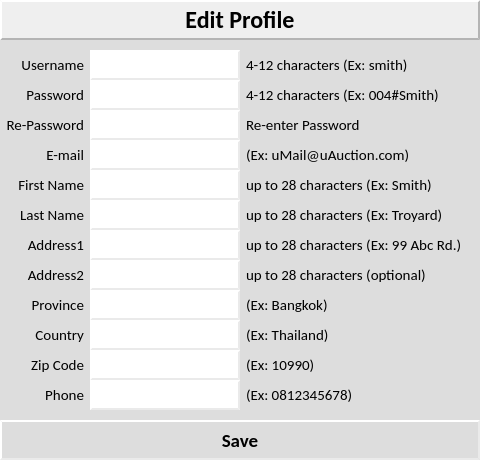
<?xml version="1.0" encoding="UTF-8"?>
<ui version="4.0">
 <class>Form</class>
 <widget class="QWidget" name="Form">
  <property name="geometry">
   <rect>
    <x>0</x>
    <y>0</y>
    <width>480</width>
    <height>460</height>
   </rect>
  </property>
  <property name="windowTitle">
   <string>Form</string>
  </property>
  <property name="styleSheet">
   <string notr="true">
QWidget#Form
{
	background-color: rgb(221, 221, 221);
}


QWidget
{
	background-color: rgb(221, 221, 221);
}

QWidget#label_00_title
{
	background-color: rgb(239, 239, 239);
}

QPushButton {
	background-color: qlineargradient(x1:0, y1:0, x2:1, y2:1,
stop:0 rgba(234, 234, 234, 255), 
stop:0.5 rgba(249, 249, 249, 255),
stop:1 rgba(234, 234, 234, 255));
	border-style: outset;
    border-width: 2px;
    border-color: rgba(234, 234, 234, 255)
 }

 QPushButton:pressed {
	background-color: rgb(221, 221, 221);
 }

 QPushButton:hover {
	 background-color: qlineargradient(x1:0, y1:0, x2:1, y2:1,
stop:0 rgba(229, 229, 229, 255), 
stop:0.5 rgba(221, 221, 221, 255),
stop:1 rgba(229, 229, 229, 221));
    border-color: rgba(221, 128, 32, 255)
 }


QLineEdit {
	background-color:  rgba(255, 255, 255, 255);
	border-style: outset;
    border-width: 2px;
    border-color: rgba(234, 234, 234, 255)
 }

QLabel
{
    padding: 3px;
}

QLabel#label_00_title
{
	border-style: outset;
    border-width: 2px;
    border-color: rgba(180, 180, 180, 255)
}
</string>
  </property>
  <widget class="QLabel" name="label_01_username">
   <property name="geometry">
    <rect>
     <x>0</x>
     <y>50</y>
     <width>90</width>
     <height>30</height>
    </rect>
   </property>
   <property name="font">
    <font>
     <family>Calibri</family>
     <pointsize>11</pointsize>
    </font>
   </property>
   <property name="text">
    <string>Username</string>
   </property>
   <property name="alignment">
    <set>Qt::AlignRight|Qt::AlignTrailing|Qt::AlignVCenter</set>
   </property>
  </widget>
  <widget class="QLineEdit" name="lineEdit_01_username">
   <property name="geometry">
    <rect>
     <x>90</x>
     <y>50</y>
     <width>150</width>
     <height>30</height>
    </rect>
   </property>
   <property name="font">
    <font>
     <family>Calibri</family>
     <pointsize>10</pointsize>
    </font>
   </property>
  </widget>
  <widget class="QPushButton" name="pushButton_editProfile">
   <property name="geometry">
    <rect>
     <x>0</x>
     <y>420</y>
     <width>480</width>
     <height>40</height>
    </rect>
   </property>
   <property name="font">
    <font>
     <family>Calibri</family>
     <pointsize>14</pointsize>
     <weight>75</weight>
     <bold>true</bold>
    </font>
   </property>
   <property name="text">
    <string>Save</string>
   </property>
  </widget>
  <widget class="QLabel" name="label_00_title">
   <property name="geometry">
    <rect>
     <x>0</x>
     <y>0</y>
     <width>480</width>
     <height>40</height>
    </rect>
   </property>
   <property name="font">
    <font>
     <family>Calibri</family>
     <pointsize>18</pointsize>
     <weight>75</weight>
     <bold>true</bold>
    </font>
   </property>
   <property name="text">
    <string>Edit Profile</string>
   </property>
   <property name="alignment">
    <set>Qt::AlignCenter</set>
   </property>
  </widget>
  <widget class="QLabel" name="label_02_password">
   <property name="geometry">
    <rect>
     <x>0</x>
     <y>80</y>
     <width>90</width>
     <height>30</height>
    </rect>
   </property>
   <property name="font">
    <font>
     <family>Calibri</family>
     <pointsize>11</pointsize>
    </font>
   </property>
   <property name="text">
    <string>Password</string>
   </property>
   <property name="alignment">
    <set>Qt::AlignRight|Qt::AlignTrailing|Qt::AlignVCenter</set>
   </property>
  </widget>
  <widget class="QLabel" name="label_05_firstname">
   <property name="geometry">
    <rect>
     <x>0</x>
     <y>170</y>
     <width>90</width>
     <height>30</height>
    </rect>
   </property>
   <property name="font">
    <font>
     <family>Calibri</family>
     <pointsize>11</pointsize>
    </font>
   </property>
   <property name="text">
    <string>First Name</string>
   </property>
   <property name="alignment">
    <set>Qt::AlignRight|Qt::AlignTrailing|Qt::AlignVCenter</set>
   </property>
  </widget>
  <widget class="QLabel" name="label_03_repassword">
   <property name="geometry">
    <rect>
     <x>0</x>
     <y>110</y>
     <width>90</width>
     <height>30</height>
    </rect>
   </property>
   <property name="font">
    <font>
     <family>Calibri</family>
     <pointsize>11</pointsize>
    </font>
   </property>
   <property name="text">
    <string>Re-Password</string>
   </property>
   <property name="alignment">
    <set>Qt::AlignRight|Qt::AlignTrailing|Qt::AlignVCenter</set>
   </property>
  </widget>
  <widget class="QLabel" name="label_08_address2">
   <property name="geometry">
    <rect>
     <x>0</x>
     <y>260</y>
     <width>90</width>
     <height>30</height>
    </rect>
   </property>
   <property name="font">
    <font>
     <family>Calibri</family>
     <pointsize>11</pointsize>
    </font>
   </property>
   <property name="text">
    <string>Address2</string>
   </property>
   <property name="alignment">
    <set>Qt::AlignRight|Qt::AlignTrailing|Qt::AlignVCenter</set>
   </property>
  </widget>
  <widget class="QLabel" name="label_09_province">
   <property name="geometry">
    <rect>
     <x>0</x>
     <y>290</y>
     <width>90</width>
     <height>30</height>
    </rect>
   </property>
   <property name="font">
    <font>
     <family>Calibri</family>
     <pointsize>11</pointsize>
    </font>
   </property>
   <property name="text">
    <string>Province</string>
   </property>
   <property name="alignment">
    <set>Qt::AlignRight|Qt::AlignTrailing|Qt::AlignVCenter</set>
   </property>
  </widget>
  <widget class="QLabel" name="label_07_address1">
   <property name="geometry">
    <rect>
     <x>0</x>
     <y>230</y>
     <width>90</width>
     <height>30</height>
    </rect>
   </property>
   <property name="font">
    <font>
     <family>Calibri</family>
     <pointsize>11</pointsize>
    </font>
   </property>
   <property name="text">
    <string>Address1</string>
   </property>
   <property name="alignment">
    <set>Qt::AlignRight|Qt::AlignTrailing|Qt::AlignVCenter</set>
   </property>
  </widget>
  <widget class="QLabel" name="label_06_lastname">
   <property name="geometry">
    <rect>
     <x>0</x>
     <y>200</y>
     <width>90</width>
     <height>30</height>
    </rect>
   </property>
   <property name="font">
    <font>
     <family>Calibri</family>
     <pointsize>11</pointsize>
    </font>
   </property>
   <property name="text">
    <string>Last Name</string>
   </property>
   <property name="alignment">
    <set>Qt::AlignRight|Qt::AlignTrailing|Qt::AlignVCenter</set>
   </property>
  </widget>
  <widget class="QLabel" name="label_11_zipcode">
   <property name="geometry">
    <rect>
     <x>0</x>
     <y>350</y>
     <width>90</width>
     <height>30</height>
    </rect>
   </property>
   <property name="font">
    <font>
     <family>Calibri</family>
     <pointsize>11</pointsize>
    </font>
   </property>
   <property name="text">
    <string>Zip Code</string>
   </property>
   <property name="alignment">
    <set>Qt::AlignRight|Qt::AlignTrailing|Qt::AlignVCenter</set>
   </property>
  </widget>
  <widget class="QLabel" name="label_10_country">
   <property name="geometry">
    <rect>
     <x>0</x>
     <y>320</y>
     <width>90</width>
     <height>30</height>
    </rect>
   </property>
   <property name="font">
    <font>
     <family>Calibri</family>
     <pointsize>11</pointsize>
    </font>
   </property>
   <property name="text">
    <string>Country</string>
   </property>
   <property name="alignment">
    <set>Qt::AlignRight|Qt::AlignTrailing|Qt::AlignVCenter</set>
   </property>
  </widget>
  <widget class="QLabel" name="label_10_country_detail">
   <property name="geometry">
    <rect>
     <x>240</x>
     <y>320</y>
     <width>240</width>
     <height>30</height>
    </rect>
   </property>
   <property name="font">
    <font>
     <family>Calibri</family>
     <pointsize>11</pointsize>
    </font>
   </property>
   <property name="text">
    <string>(Ex: Thailand)</string>
   </property>
   <property name="alignment">
    <set>Qt::AlignLeading|Qt::AlignLeft|Qt::AlignVCenter</set>
   </property>
  </widget>
  <widget class="QLabel" name="label_07_address1_detail">
   <property name="geometry">
    <rect>
     <x>240</x>
     <y>230</y>
     <width>240</width>
     <height>30</height>
    </rect>
   </property>
   <property name="font">
    <font>
     <family>Calibri</family>
     <pointsize>11</pointsize>
    </font>
   </property>
   <property name="text">
    <string>up to 28 characters (Ex: 99 Abc Rd.)</string>
   </property>
   <property name="alignment">
    <set>Qt::AlignLeading|Qt::AlignLeft|Qt::AlignVCenter</set>
   </property>
  </widget>
  <widget class="QLabel" name="label_06_lastname_detail">
   <property name="geometry">
    <rect>
     <x>240</x>
     <y>200</y>
     <width>240</width>
     <height>30</height>
    </rect>
   </property>
   <property name="font">
    <font>
     <family>Calibri</family>
     <pointsize>11</pointsize>
    </font>
   </property>
   <property name="text">
    <string>up to 28 characters (Ex: Troyard)</string>
   </property>
   <property name="alignment">
    <set>Qt::AlignLeading|Qt::AlignLeft|Qt::AlignVCenter</set>
   </property>
  </widget>
  <widget class="QLabel" name="label_05_firstname_detail">
   <property name="geometry">
    <rect>
     <x>240</x>
     <y>170</y>
     <width>240</width>
     <height>30</height>
    </rect>
   </property>
   <property name="font">
    <font>
     <family>Calibri</family>
     <pointsize>11</pointsize>
    </font>
   </property>
   <property name="text">
    <string>up to 28 characters (Ex: Smith)</string>
   </property>
   <property name="alignment">
    <set>Qt::AlignLeading|Qt::AlignLeft|Qt::AlignVCenter</set>
   </property>
  </widget>
  <widget class="QLabel" name="label_09_province_detail">
   <property name="geometry">
    <rect>
     <x>240</x>
     <y>290</y>
     <width>240</width>
     <height>30</height>
    </rect>
   </property>
   <property name="font">
    <font>
     <family>Calibri</family>
     <pointsize>11</pointsize>
    </font>
   </property>
   <property name="text">
    <string>(Ex: Bangkok)</string>
   </property>
   <property name="alignment">
    <set>Qt::AlignLeading|Qt::AlignLeft|Qt::AlignVCenter</set>
   </property>
  </widget>
  <widget class="QLabel" name="label_08_address2_detail">
   <property name="geometry">
    <rect>
     <x>240</x>
     <y>260</y>
     <width>240</width>
     <height>30</height>
    </rect>
   </property>
   <property name="font">
    <font>
     <family>Calibri</family>
     <pointsize>11</pointsize>
    </font>
   </property>
   <property name="text">
    <string>up to 28 characters (optional)</string>
   </property>
   <property name="alignment">
    <set>Qt::AlignLeading|Qt::AlignLeft|Qt::AlignVCenter</set>
   </property>
  </widget>
  <widget class="QLabel" name="label_03_repassword_detail">
   <property name="geometry">
    <rect>
     <x>240</x>
     <y>110</y>
     <width>240</width>
     <height>30</height>
    </rect>
   </property>
   <property name="font">
    <font>
     <family>Calibri</family>
     <pointsize>11</pointsize>
    </font>
   </property>
   <property name="text">
    <string>Re-enter Password</string>
   </property>
   <property name="alignment">
    <set>Qt::AlignLeading|Qt::AlignLeft|Qt::AlignVCenter</set>
   </property>
  </widget>
  <widget class="QLabel" name="label_02_password_detail">
   <property name="geometry">
    <rect>
     <x>240</x>
     <y>80</y>
     <width>240</width>
     <height>30</height>
    </rect>
   </property>
   <property name="font">
    <font>
     <family>Calibri</family>
     <pointsize>11</pointsize>
    </font>
   </property>
   <property name="text">
    <string>4-12 characters (Ex: 004#Smith)</string>
   </property>
   <property name="alignment">
    <set>Qt::AlignLeading|Qt::AlignLeft|Qt::AlignVCenter</set>
   </property>
  </widget>
  <widget class="QLabel" name="label_11_zipcode_detail">
   <property name="geometry">
    <rect>
     <x>240</x>
     <y>350</y>
     <width>240</width>
     <height>30</height>
    </rect>
   </property>
   <property name="font">
    <font>
     <family>Calibri</family>
     <pointsize>11</pointsize>
    </font>
   </property>
   <property name="text">
    <string>(Ex: 10990)</string>
   </property>
   <property name="alignment">
    <set>Qt::AlignLeading|Qt::AlignLeft|Qt::AlignVCenter</set>
   </property>
  </widget>
  <widget class="QLabel" name="label_01_username_detail">
   <property name="geometry">
    <rect>
     <x>240</x>
     <y>50</y>
     <width>240</width>
     <height>30</height>
    </rect>
   </property>
   <property name="font">
    <font>
     <family>Calibri</family>
     <pointsize>11</pointsize>
    </font>
   </property>
   <property name="text">
    <string>4-12 characters (Ex: smith)</string>
   </property>
   <property name="alignment">
    <set>Qt::AlignLeading|Qt::AlignLeft|Qt::AlignVCenter</set>
   </property>
  </widget>
  <widget class="QLineEdit" name="lineEdit_02_password">
   <property name="geometry">
    <rect>
     <x>90</x>
     <y>80</y>
     <width>150</width>
     <height>30</height>
    </rect>
   </property>
   <property name="font">
    <font>
     <family>Calibri</family>
     <pointsize>10</pointsize>
    </font>
   </property>
  </widget>
  <widget class="QLineEdit" name="lineEdit_05_firstname">
   <property name="geometry">
    <rect>
     <x>90</x>
     <y>170</y>
     <width>150</width>
     <height>30</height>
    </rect>
   </property>
   <property name="font">
    <font>
     <family>Calibri</family>
     <pointsize>10</pointsize>
    </font>
   </property>
  </widget>
  <widget class="QLineEdit" name="lineEdit_03_repassword">
   <property name="geometry">
    <rect>
     <x>90</x>
     <y>110</y>
     <width>150</width>
     <height>30</height>
    </rect>
   </property>
   <property name="font">
    <font>
     <family>Calibri</family>
     <pointsize>10</pointsize>
    </font>
   </property>
  </widget>
  <widget class="QLineEdit" name="lineEdit_08_address2">
   <property name="geometry">
    <rect>
     <x>90</x>
     <y>260</y>
     <width>150</width>
     <height>30</height>
    </rect>
   </property>
   <property name="font">
    <font>
     <family>Calibri</family>
     <pointsize>10</pointsize>
    </font>
   </property>
  </widget>
  <widget class="QLineEdit" name="lineEdit_07_address1">
   <property name="geometry">
    <rect>
     <x>90</x>
     <y>230</y>
     <width>150</width>
     <height>30</height>
    </rect>
   </property>
   <property name="font">
    <font>
     <family>Calibri</family>
     <pointsize>10</pointsize>
    </font>
   </property>
  </widget>
  <widget class="QLineEdit" name="lineEdit_06_lastname">
   <property name="geometry">
    <rect>
     <x>90</x>
     <y>200</y>
     <width>150</width>
     <height>30</height>
    </rect>
   </property>
   <property name="font">
    <font>
     <family>Calibri</family>
     <pointsize>10</pointsize>
    </font>
   </property>
  </widget>
  <widget class="QLineEdit" name="lineEdit_09_province">
   <property name="geometry">
    <rect>
     <x>90</x>
     <y>290</y>
     <width>150</width>
     <height>30</height>
    </rect>
   </property>
   <property name="font">
    <font>
     <family>Calibri</family>
     <pointsize>10</pointsize>
    </font>
   </property>
  </widget>
  <widget class="QLineEdit" name="lineEdit_10_country">
   <property name="geometry">
    <rect>
     <x>90</x>
     <y>320</y>
     <width>150</width>
     <height>30</height>
    </rect>
   </property>
   <property name="font">
    <font>
     <family>Calibri</family>
     <pointsize>10</pointsize>
    </font>
   </property>
  </widget>
  <widget class="QLineEdit" name="lineEdit_11_zipcode">
   <property name="geometry">
    <rect>
     <x>90</x>
     <y>350</y>
     <width>150</width>
     <height>30</height>
    </rect>
   </property>
   <property name="font">
    <font>
     <family>Calibri</family>
     <pointsize>10</pointsize>
    </font>
   </property>
  </widget>
  <widget class="QLineEdit" name="lineEdit_04_email">
   <property name="geometry">
    <rect>
     <x>90</x>
     <y>140</y>
     <width>150</width>
     <height>30</height>
    </rect>
   </property>
   <property name="font">
    <font>
     <family>Calibri</family>
     <pointsize>10</pointsize>
    </font>
   </property>
  </widget>
  <widget class="QLabel" name="label_04_email">
   <property name="geometry">
    <rect>
     <x>0</x>
     <y>140</y>
     <width>90</width>
     <height>30</height>
    </rect>
   </property>
   <property name="font">
    <font>
     <family>Calibri</family>
     <pointsize>11</pointsize>
    </font>
   </property>
   <property name="text">
    <string>E-mail</string>
   </property>
   <property name="alignment">
    <set>Qt::AlignRight|Qt::AlignTrailing|Qt::AlignVCenter</set>
   </property>
  </widget>
  <widget class="QLabel" name="label_04_email_detail">
   <property name="geometry">
    <rect>
     <x>240</x>
     <y>140</y>
     <width>240</width>
     <height>30</height>
    </rect>
   </property>
   <property name="font">
    <font>
     <family>Calibri</family>
     <pointsize>11</pointsize>
    </font>
   </property>
   <property name="text">
    <string>(Ex: uMail@uAuction.com)</string>
   </property>
   <property name="alignment">
    <set>Qt::AlignLeading|Qt::AlignLeft|Qt::AlignVCenter</set>
   </property>
  </widget>
  <widget class="QLineEdit" name="lineEdit_12_phonenumber">
   <property name="geometry">
    <rect>
     <x>90</x>
     <y>380</y>
     <width>150</width>
     <height>30</height>
    </rect>
   </property>
   <property name="font">
    <font>
     <family>Calibri</family>
     <pointsize>10</pointsize>
    </font>
   </property>
  </widget>
  <widget class="QLabel" name="label_12_phonenumber_detail">
   <property name="geometry">
    <rect>
     <x>240</x>
     <y>380</y>
     <width>240</width>
     <height>30</height>
    </rect>
   </property>
   <property name="font">
    <font>
     <family>Calibri</family>
     <pointsize>11</pointsize>
    </font>
   </property>
   <property name="text">
    <string>(Ex: 0812345678)</string>
   </property>
   <property name="alignment">
    <set>Qt::AlignLeading|Qt::AlignLeft|Qt::AlignVCenter</set>
   </property>
  </widget>
  <widget class="QLabel" name="label_12_phonenumber">
   <property name="geometry">
    <rect>
     <x>0</x>
     <y>380</y>
     <width>90</width>
     <height>30</height>
    </rect>
   </property>
   <property name="font">
    <font>
     <family>Calibri</family>
     <pointsize>11</pointsize>
    </font>
   </property>
   <property name="text">
    <string>Phone</string>
   </property>
   <property name="alignment">
    <set>Qt::AlignRight|Qt::AlignTrailing|Qt::AlignVCenter</set>
   </property>
  </widget>
  <zorder>label_02_password</zorder>
  <zorder>label_01_username</zorder>
  <zorder>lineEdit_01_username</zorder>
  <zorder>pushButton_editProfile</zorder>
  <zorder>label_05_firstname</zorder>
  <zorder>label_03_repassword</zorder>
  <zorder>label_08_address2</zorder>
  <zorder>label_09_province</zorder>
  <zorder>label_07_address1</zorder>
  <zorder>label_06_lastname</zorder>
  <zorder>label_11_zipcode</zorder>
  <zorder>label_10_country</zorder>
  <zorder>label_10_country_detail</zorder>
  <zorder>label_07_address1_detail</zorder>
  <zorder>label_06_lastname_detail</zorder>
  <zorder>label_05_firstname_detail</zorder>
  <zorder>label_09_province_detail</zorder>
  <zorder>label_08_address2_detail</zorder>
  <zorder>label_03_repassword_detail</zorder>
  <zorder>label_02_password_detail</zorder>
  <zorder>label_11_zipcode_detail</zorder>
  <zorder>label_01_username_detail</zorder>
  <zorder>lineEdit_02_password</zorder>
  <zorder>lineEdit_05_firstname</zorder>
  <zorder>lineEdit_03_repassword</zorder>
  <zorder>lineEdit_08_address2</zorder>
  <zorder>lineEdit_07_address1</zorder>
  <zorder>lineEdit_06_lastname</zorder>
  <zorder>lineEdit_09_province</zorder>
  <zorder>lineEdit_10_country</zorder>
  <zorder>lineEdit_11_zipcode</zorder>
  <zorder>label_00_title</zorder>
  <zorder>lineEdit_04_email</zorder>
  <zorder>label_04_email</zorder>
  <zorder>label_04_email_detail</zorder>
  <zorder>lineEdit_12_phonenumber</zorder>
  <zorder>label_12_phonenumber_detail</zorder>
  <zorder>label_12_phonenumber</zorder>
 </widget>
 <tabstops>
  <tabstop>lineEdit_01_username</tabstop>
  <tabstop>lineEdit_02_password</tabstop>
  <tabstop>lineEdit_03_repassword</tabstop>
  <tabstop>lineEdit_04_email</tabstop>
  <tabstop>lineEdit_05_firstname</tabstop>
  <tabstop>lineEdit_06_lastname</tabstop>
  <tabstop>lineEdit_07_address1</tabstop>
  <tabstop>lineEdit_08_address2</tabstop>
  <tabstop>lineEdit_09_province</tabstop>
  <tabstop>lineEdit_10_country</tabstop>
  <tabstop>lineEdit_11_zipcode</tabstop>
  <tabstop>lineEdit_12_phonenumber</tabstop>
  <tabstop>pushButton_editProfile</tabstop>
 </tabstops>
 <resources/>
 <connections/>
</ui>
